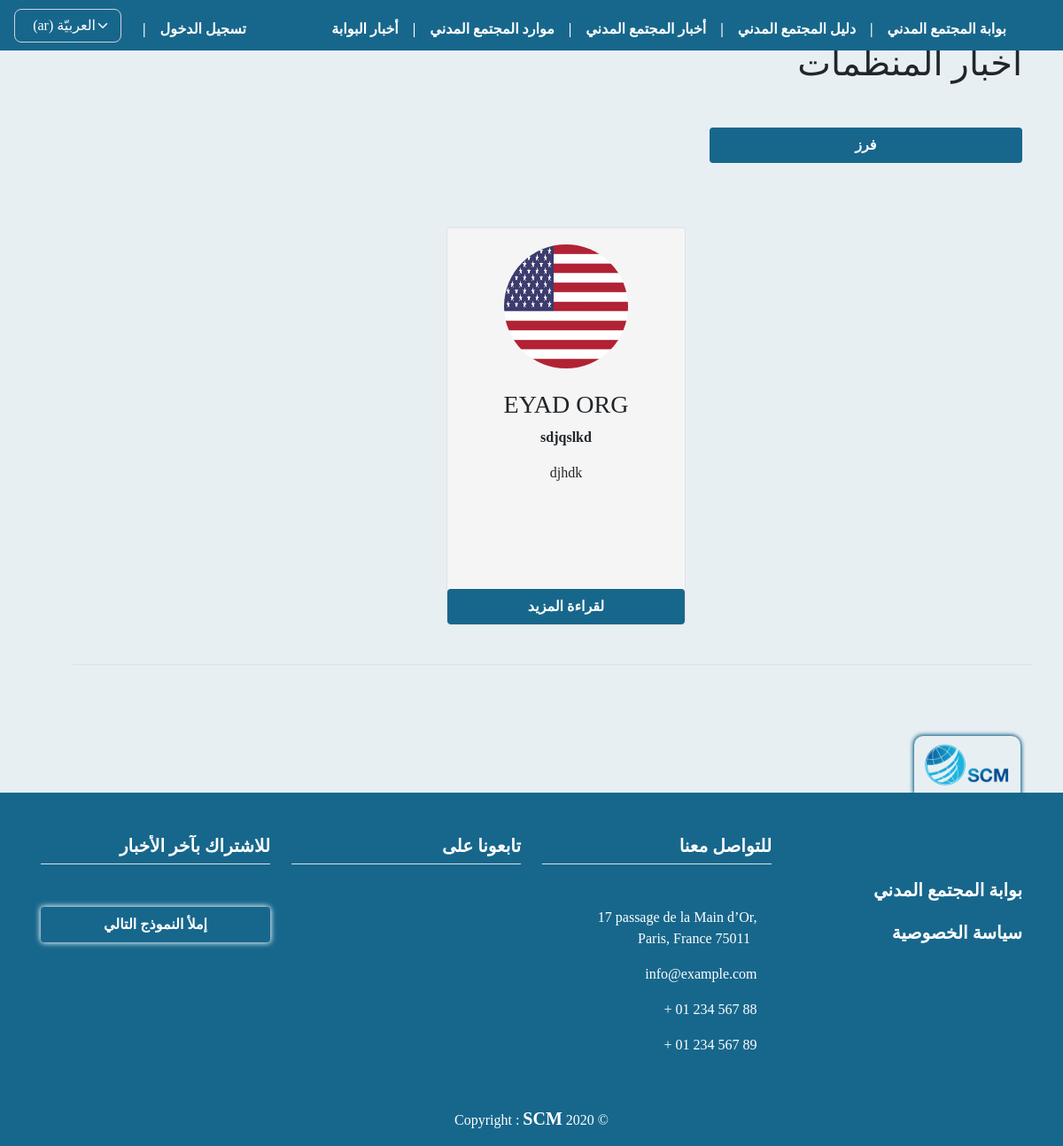
/orgs_news/, run on an earlier commit of the app's database.
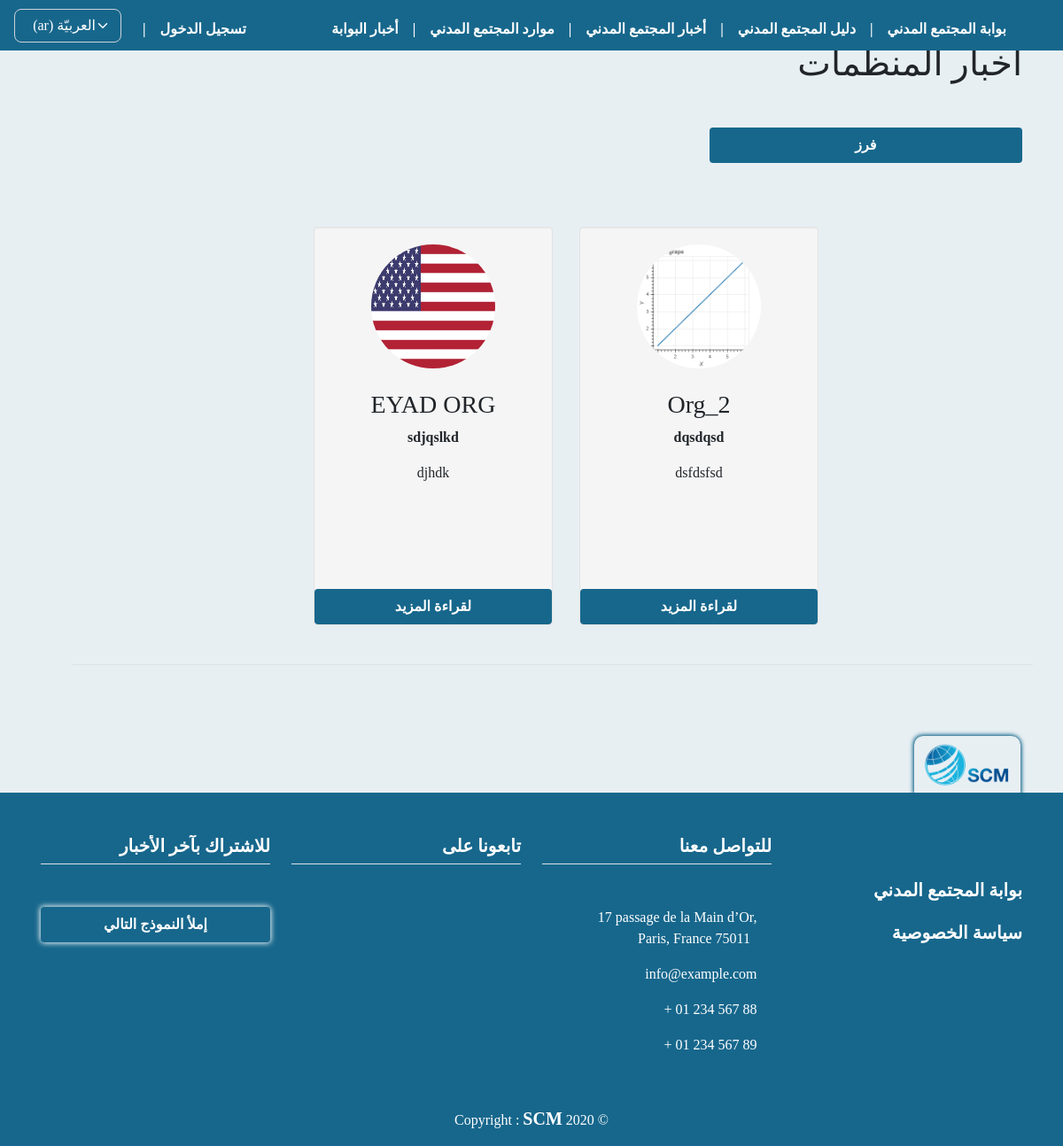
And on a later commit of the database.
### orgs/models.py (models this page shows, shortened)
class OrgNews(models.Model):
    user = models.ForeignKey(
        User, on_delete=models.CASCADE)
    org_name = models.ForeignKey(
        OrgProfile, on_delete=models.CASCADE, null=False, blank=True, verbose_name=_('اسم المنظمة'))
    title = models.CharField(max_length=255, null=False,
                             verbose_name=_('عنوان الخبر'))
    content = models.TextField(
        max_length=5000, null=False, verbose_name=_('تفاصيل الخبر'))
    image = models.ImageField(upload_to="news_images",
                              null=False, default='news_images/article_img.jpg', verbose_name=_("صورة الخبر"))
    publish = models.BooleanField(default=False)
    created_at = models.DateTimeField(auto_now_add=True)
    published_at = models.DateTimeField(blank=True, null=True, default=None)
    updated_at = models.DateTimeField(blank=True, null=True, default=None)

class OrgProfile(models.Model):
    user = models.ForeignKey(
        User, on_delete=models.CASCADE, null=True, blank=True, verbose_name=_("اسم المستخدم"))
    name = models.CharField(max_length=255, null=False,
                            verbose_name=_("اسم المنظمة"))
    name_en_ku = models.CharField(max_length=255, null=True, blank=True,
                                  verbose_name=_("اسم المنظمة باللغة الانكليزية أو الكردية"))
    short_cut = models.CharField(
        max_length=255, null=True, blank=True, verbose_name=_("الاسم المختصر"))
    org_type = models.CharField(
        max_length=150, null=False, choices=MyChoices.type_CHOICES, verbose_name=_("نوع المنظمة"))
    position_work = CountryField(
        max_length=255, null=False, verbose_name=_("مكان العمل"))
    city_work = models.ForeignKey(
        City, on_delete=models.SET_NULL, null=True, blank=True, verbose_name=_("المحافظة"))
    logo = models.ImageField(upload_to="org_logos",
                             null=False, default='org_logos/default_logo.jpg', verbose_name=_("شعار المنظمة"))
    message = models.TextField(
        max_length=2000, null=False, verbose_name=_("الرؤية و الرسالة"))
    name_managing_director = models.CharField(
        max_length=255, null=True, blank=True, verbose_name=_("اسم رئيس مجلس اﻹدارة"))
    name_ceo = models.CharField(
        max_length=255, null=True, blank=True, verbose_name=_('اسم المدير التنفيذي'))
    site_web = models.URLField(
        max_length=255, null=True, blank=True, verbose_name=_('الموقع الالكتروني'))
    facebook = models.URLField(
        max_length=255, null=True, blank=True, verbose_name=_('صفحة فيسبوك'))
    twitter = models.URLField(
        max_length=255, null=True, blank=True, verbose_name=_('صفحة تويتر'))
    email = models.EmailField(max_length=255, null=True,
                              blank=True, verbose_name=_('البريد الاكتروني'))
    phone = models.CharField(max_length=100, null=True,
                             blank=True, verbose_name=_('رقم الهاتف'))
    name_person_contact = models.CharField(
        max_length=255, null=True, blank=True, verbose_name=_('اسم الشخص المسؤول عن التواصل'))
    email_person_contact = models.EmailField(
        max_length=255, null=True, blank=True, verbose_name=_('البريد الاكتروني للشخص المسؤول عن التواصل'))
    org_adress = models.CharField(
        max_length=255, null=False, verbose_name=_('عنوان المقر الرئيسي'))
    work_domain = models.CharField(
        max_length=255, choices=MyChoices.domain_CHOICES, null=False, verbose_name=_('مجال العمل'))
    target_cat = models.CharField(
        max_length=255, null=False, choices=MyChoices.target_CHOICES, verbose_name=_('الفئات المستهدفة'))
    date_of_establishment = models.CharField(
        max_length=150, null=True, blank=True, verbose_name=_('تاريخ سنة التأسيس'))
    is_org_registered = models.CharField(
        max_length=100, null=False, choices=MyChoices.bool_CHOICES, verbose_name=_('هل المنظمة مسجلة ؟'))
    org_registered_country = CountryField(
        max_length=255, null=True, blank=True, verbose_name=_("بلد التسجيل"))
    org_members_count = models.PositiveIntegerField(
        validators=[MinValueValidator(1)], null=True, blank=True, verbose_name=_('عدد اﻷعضاء'))
    org_members_womans_count = models.PositiveIntegerField(
        validators=[MinValueValidator(1)], null=True, blank=True, verbose_name=_('عدد النساء من اﻷعضاء'))
    w_polic_regulations = models.CharField(
        max_length=200, null=False, choices=MyChoices.polic_CHOICES, verbose_name=_('السياسات واللوائح المكتوبة'))
    org_member_with = models.CharField(max_length=100, null=True, blank=True, choices=MyChoices.bool_CHOICES, verbose_name=_(
        'ھل المؤسسة عضو في اي شبكة او تحالف او جسم تنسیقي؟'))
    coalition_name = models.CharField(
        max_length=255, null=True, blank=True, verbose_name=_('اسم الشبكة / التحالف'))
    publish = models.BooleanField(default=False)
    created_at = models.DateTimeField(auto_now_add=True)
    published_at = models.DateTimeField(blank=True, null=True, default=None)
    updated_at = models.DateTimeField(blank=True, null=True, default=None)
    def __str__(self):
        if self.user:
            return self.name

### orgs/views.py (the view)
# urls.py: path('orgs_news/', views.orgs_news, name="orgs_news"),
def orgs_news(request):
    news = OrgNews.objects.filter(Q(publish=True) & ~Q(
        org_name__name='khalil')).order_by('-created_at')
    myFilter = OrgsNewsFilter(request.GET, queryset=news)
    news = myFilter.qs
    paginator = Paginator(news, 12)
    page = request.GET.get('page')
    try:
        news = paginator.get_page(page)
    except(EmptyPage, InvalidPage):
        news = paginator.page(paginator.num_pages)
    context = {
        'news': news,
        'myFilter': myFilter,
    }
    return render(request, 'orgs/news/orgs_news_news.html', context)

### templates/orgs/news/orgs_news_news.html (shortened to what this page needs)
{% extends 'base.html' %}
{% load static i18n crispy_forms_tags %}
{% block content %}
<div class="mt-4 pt-4">
    <h1> {% trans "أخبار المنظمات" %} </h1>
    <div class="">
        <div class="row mt-4">
            {% if news%}
            <div class="col-lg-4 col-md-12 col-sm-12 col-xs-12">
                <a class="btn btn-block mt-4" data-toggle="collapse" href="#collapseFiltre" aria-expanded="false"
                    aria-controls="collapseFiltre">{% trans 'فرز' %}</a>
            </div>
            {% endif %}
            <div class="col-lg-4 col-md-12 col-sm-12 col-xs-12">
            </div>
            <div class="col-lg-4 col-md-12 col-sm-12 col-xs-12">
            </div>
            <div class="row row-m-0 mt-4 pt-4">
                <div class="row row-m-0 justify-content-center pt-4 pb-4 mb-4">
                    {% if news %}
                    {% for new in news %}
                    <div class="span3 well ">
                        <center>
                            <a href="{% url 'news_detail' new.id %}">
                                <img src="{{ new.image.url }}" name="{{ new.title }}" title="{{ new.title }}"
                                    alt="{{ new.title }}" width="140" height="140" class="img-circle"></a>
                            <h3 class="mt-4">{{ new.org_name }}</h3>
                            <p class="font-weight-bold">{{ new.title }}</p>
                            <p>{{ new.content|truncatechars:80 }}</p>
                            <p>
                                <a href="{% url 'news_detail' new.id %}" class="btn btn-block">
                                    {% trans 'لقراءة المزيد' %} </a>
                            </p>
                        </center>
                    </div>
                    {% endfor %}
                    <div class="pagination row border-top mt-4 pt-4" dir="ltr">
                    </div>
                    {% else %}
                    <h3> {% trans "لا يوجد حالياً أخبار منشورة للمنظمات" %} </h3>
                    {% endif %}
                </div>
            </div>
        </div>
    </div>
    {% endblock %}

What changed in the data, as far as the page shows it:
added OrgNews: image (picture), org_name "Org_2", title "dqsdqsd", content "dsfdsfsd"
